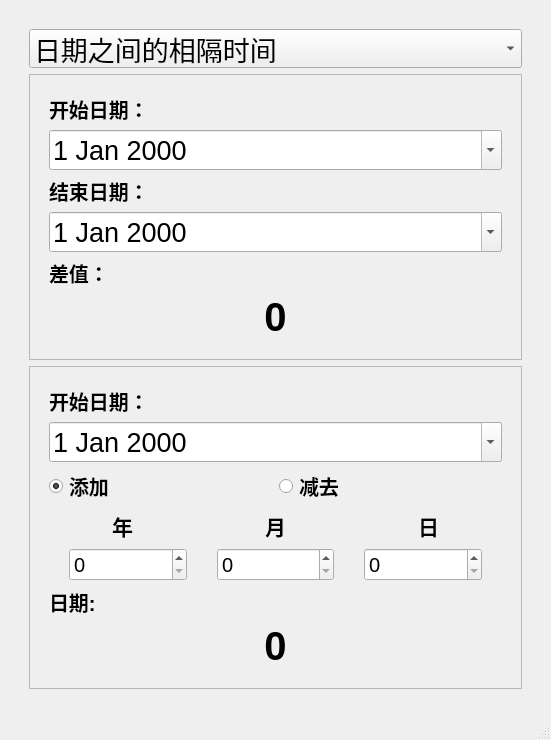
<?xml version="1.0" encoding="UTF-8"?>
<ui version="4.0">
 <class>Date</class>
 <widget class="QMainWindow" name="Date">
  <property name="geometry">
   <rect>
    <x>0</x>
    <y>0</y>
    <width>551</width>
    <height>643</height>
   </rect>
  </property>
  <property name="windowTitle">
   <string>日期计算</string>
  </property>
  <widget class="QWidget" name="centralwidget">
   <layout class="QVBoxLayout" name="verticalLayout_7">
    <item>
     <layout class="QVBoxLayout" name="verticalLayout">
      <property name="leftMargin">
       <number>20</number>
      </property>
      <property name="topMargin">
       <number>20</number>
      </property>
      <property name="rightMargin">
       <number>20</number>
      </property>
      <property name="bottomMargin">
       <number>20</number>
      </property>
      <item>
       <widget class="QComboBox" name="comboBox">
        <property name="font">
         <font>
          <pointsize>20</pointsize>
          <weight>50</weight>
          <bold>false</bold>
         </font>
        </property>
        <item>
         <property name="text">
          <string>日期之间的相隔时间</string>
         </property>
        </item>
        <item>
         <property name="text">
          <string>添加或减去天数</string>
         </property>
        </item>
       </widget>
      </item>
      <item>
       <widget class="QFrame" name="frame">
        <property name="frameShape">
         <enum>QFrame::StyledPanel</enum>
        </property>
        <property name="frameShadow">
         <enum>QFrame::Raised</enum>
        </property>
        <layout class="QVBoxLayout" name="verticalLayout_5">
         <item>
          <layout class="QVBoxLayout" name="verticalLayout_3">
           <property name="leftMargin">
            <number>10</number>
           </property>
           <property name="topMargin">
            <number>10</number>
           </property>
           <property name="rightMargin">
            <number>10</number>
           </property>
           <property name="bottomMargin">
            <number>10</number>
           </property>
           <item>
            <widget class="QLabel" name="label">
             <property name="font">
              <font>
               <pointsize>15</pointsize>
               <weight>75</weight>
               <bold>true</bold>
              </font>
             </property>
             <property name="text">
              <string>开始日期：</string>
             </property>
            </widget>
           </item>
           <item>
            <widget class="QDateEdit" name="dateEdit">
             <property name="font">
              <font>
               <pointsize>20</pointsize>
               <weight>50</weight>
               <bold>false</bold>
              </font>
             </property>
             <property name="calendarPopup">
              <bool>true</bool>
             </property>
            </widget>
           </item>
           <item>
            <widget class="QLabel" name="label_2">
             <property name="font">
              <font>
               <pointsize>15</pointsize>
               <weight>75</weight>
               <bold>true</bold>
              </font>
             </property>
             <property name="text">
              <string>结束日期：</string>
             </property>
            </widget>
           </item>
           <item>
            <widget class="QDateEdit" name="dateEdit_2">
             <property name="font">
              <font>
               <pointsize>20</pointsize>
               <weight>50</weight>
               <bold>false</bold>
              </font>
             </property>
             <property name="calendarPopup">
              <bool>true</bool>
             </property>
            </widget>
           </item>
           <item>
            <widget class="QLabel" name="label_3">
             <property name="font">
              <font>
               <pointsize>15</pointsize>
               <weight>75</weight>
               <bold>true</bold>
              </font>
             </property>
             <property name="text">
              <string>差值：</string>
             </property>
            </widget>
           </item>
           <item>
            <widget class="QLabel" name="label_4">
             <property name="font">
              <font>
               <pointsize>30</pointsize>
               <weight>75</weight>
               <bold>true</bold>
              </font>
             </property>
             <property name="text">
              <string>0</string>
             </property>
             <property name="alignment">
              <set>Qt::AlignCenter</set>
             </property>
            </widget>
           </item>
          </layout>
         </item>
        </layout>
       </widget>
      </item>
      <item>
       <widget class="QFrame" name="frame_2">
        <property name="frameShape">
         <enum>QFrame::StyledPanel</enum>
        </property>
        <property name="frameShadow">
         <enum>QFrame::Raised</enum>
        </property>
        <layout class="QVBoxLayout" name="verticalLayout_6">
         <item>
          <layout class="QVBoxLayout" name="verticalLayout_4">
           <property name="leftMargin">
            <number>10</number>
           </property>
           <property name="topMargin">
            <number>10</number>
           </property>
           <property name="rightMargin">
            <number>10</number>
           </property>
           <property name="bottomMargin">
            <number>10</number>
           </property>
           <item>
            <widget class="QLabel" name="label_5">
             <property name="font">
              <font>
               <pointsize>15</pointsize>
               <weight>75</weight>
               <bold>true</bold>
              </font>
             </property>
             <property name="text">
              <string>开始日期：</string>
             </property>
            </widget>
           </item>
           <item>
            <widget class="QDateEdit" name="dateEdit_3">
             <property name="font">
              <font>
               <pointsize>20</pointsize>
               <weight>50</weight>
               <bold>false</bold>
              </font>
             </property>
             <property name="calendarPopup">
              <bool>true</bool>
             </property>
            </widget>
           </item>
           <item>
            <layout class="QHBoxLayout" name="horizontalLayout">
             <item>
              <widget class="QRadioButton" name="radioButton_2">
               <property name="font">
                <font>
                 <pointsize>15</pointsize>
                 <weight>75</weight>
                 <bold>true</bold>
                </font>
               </property>
               <property name="text">
                <string>添加</string>
               </property>
               <property name="checked">
                <bool>true</bool>
               </property>
              </widget>
             </item>
             <item>
              <widget class="QRadioButton" name="radioButton">
               <property name="font">
                <font>
                 <pointsize>15</pointsize>
                 <weight>75</weight>
                 <bold>true</bold>
                </font>
               </property>
               <property name="text">
                <string>减去</string>
               </property>
              </widget>
             </item>
            </layout>
           </item>
           <item>
            <layout class="QHBoxLayout" name="horizontalLayout_3">
             <item>
              <widget class="QLabel" name="label_6">
               <property name="font">
                <font>
                 <pointsize>16</pointsize>
                 <weight>75</weight>
                 <bold>true</bold>
                </font>
               </property>
               <property name="text">
                <string>年</string>
               </property>
               <property name="alignment">
                <set>Qt::AlignCenter</set>
               </property>
              </widget>
             </item>
             <item>
              <widget class="QLabel" name="label_7">
               <property name="font">
                <font>
                 <pointsize>16</pointsize>
                 <weight>75</weight>
                 <bold>true</bold>
                </font>
               </property>
               <property name="text">
                <string>月</string>
               </property>
               <property name="alignment">
                <set>Qt::AlignCenter</set>
               </property>
              </widget>
             </item>
             <item>
              <widget class="QLabel" name="label_8">
               <property name="font">
                <font>
                 <pointsize>16</pointsize>
                 <weight>75</weight>
                 <bold>true</bold>
                </font>
               </property>
               <property name="text">
                <string>日</string>
               </property>
               <property name="alignment">
                <set>Qt::AlignCenter</set>
               </property>
              </widget>
             </item>
            </layout>
           </item>
           <item>
            <layout class="QHBoxLayout" name="horizontalLayout_2">
             <property name="spacing">
              <number>30</number>
             </property>
             <property name="leftMargin">
              <number>20</number>
             </property>
             <property name="rightMargin">
              <number>20</number>
             </property>
             <item>
              <widget class="QSpinBox" name="spinBox">
               <property name="font">
                <font>
                 <pointsize>15</pointsize>
                </font>
               </property>
               <property name="maximum">
                <number>999</number>
               </property>
              </widget>
             </item>
             <item>
              <widget class="QSpinBox" name="spinBox_2">
               <property name="font">
                <font>
                 <pointsize>15</pointsize>
                </font>
               </property>
               <property name="maximum">
                <number>999</number>
               </property>
              </widget>
             </item>
             <item>
              <widget class="QSpinBox" name="spinBox_3">
               <property name="font">
                <font>
                 <pointsize>15</pointsize>
                </font>
               </property>
               <property name="maximum">
                <number>999</number>
               </property>
              </widget>
             </item>
            </layout>
           </item>
           <item>
            <widget class="QLabel" name="label_10">
             <property name="font">
              <font>
               <pointsize>15</pointsize>
               <weight>75</weight>
               <bold>true</bold>
              </font>
             </property>
             <property name="text">
              <string>日期:</string>
             </property>
            </widget>
           </item>
           <item>
            <widget class="QLabel" name="label_9">
             <property name="font">
              <font>
               <pointsize>30</pointsize>
               <weight>75</weight>
               <bold>true</bold>
              </font>
             </property>
             <property name="text">
              <string>0</string>
             </property>
             <property name="alignment">
              <set>Qt::AlignCenter</set>
             </property>
            </widget>
           </item>
          </layout>
         </item>
        </layout>
       </widget>
      </item>
     </layout>
    </item>
   </layout>
  </widget>
  <widget class="QMenuBar" name="menubar">
   <property name="geometry">
    <rect>
     <x>0</x>
     <y>0</y>
     <width>551</width>
     <height>22</height>
    </rect>
   </property>
  </widget>
  <widget class="QStatusBar" name="statusbar"/>
 </widget>
 <resources/>
 <connections/>
</ui>
